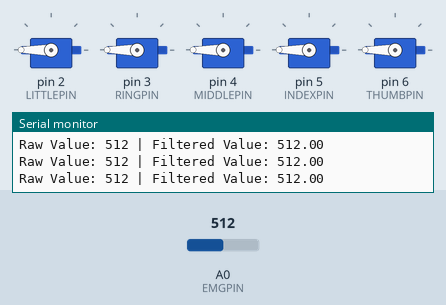
The sketch below on a simulated Arduino Uno, built with avr-gcc and run on an emulated ATmega328P. Shown: 5 × servo, the last lines printed to the serial monitor. The inputs (shaded band) are chosen by the test bench; at power-on: A0 (EMGPIN) = 512.

Above: at 1.2 s.
1.3 s: A0 (EMGPIN) set to 19
4.3 s: A0 (EMGPIN) set to 15
6.0 s: A0 (EMGPIN) set to 329
9.0 s: A0 (EMGPIN) set to 363
At 10.7 s:
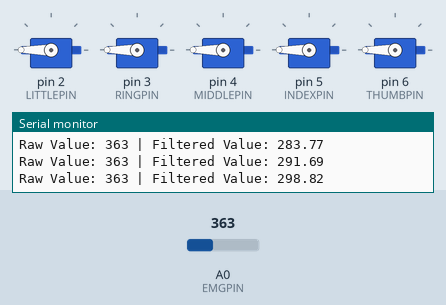
11.0 s: A0 (EMGPIN) set to 277
14.0 s: A0 (EMGPIN) set to 262
At 16.0 s:
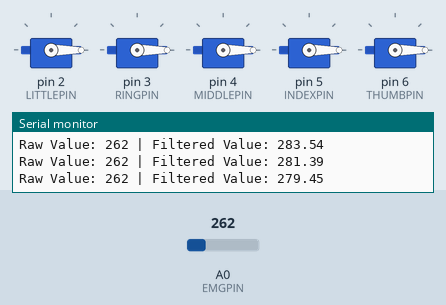
Timing chart, 0 to 17.5 s (numbered marks = the images above; inputs shaded):
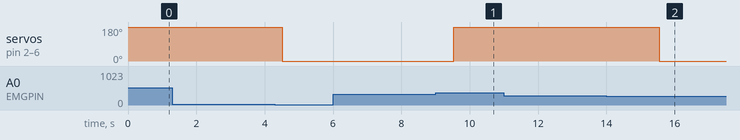

Measured:
- the behaviour switches between 263 and 262 on A0 (EMGPIN) (found by bisection; images 1 and 2)
- after the input at 9.0 s, servo on pin 2 (LITTLEPIN), servo on pin 3 (RINGPIN), servo on pin 4 (MIDDLEPIN), servo on pin 5 (INDEXPIN), servo on pin 6 (THUMBPIN): 0° → 180° after 0.53 s instead of 1.0 s
- after the input at 14.0 s, servo on pin 2 (LITTLEPIN), servo on pin 3 (RINGPIN), servo on pin 4 (MIDDLEPIN), servo on pin 5 (INDEXPIN), servo on pin 6 (THUMBPIN): 180° → 0° after 1.5 s

The sketch:

prosthetic_hand.ino
```cpp
#include <Servo.h>

#define THRESHOLD 280 // Threshold to determine hand state (open/close)
#define EMGPIN A0 // Analog pin connected to Muscle Sensor (use A0 for analog input)

// Digital pins for servo motors
#define LITTLEPIN 2
#define RINGPIN 3
#define MIDDLEPIN 4
#define INDEXPIN 5
#define THUMBPIN 6

// Constants for finger identification
#define LITTLE 1
#define RING 2
#define MIDDLE 3
#define INDEX 4
#define THUMB 5

// Servo objects for fingers
Servo servoLittleFinger;
Servo servoRingFinger;
Servo servoMiddleFinger;
Servo servoIndexFinger;
Servo servoThumbFinger;

int finger; // Used for loop iterations

// Low-pass filter variables
float filteredValue = 0;  // Filtered EMG value
float alpha = 0.1;        // Smoothing factor (adjust for responsiveness vs smoothness)

// Open hand by moving all fingers
void openhand() {
  for (finger = 1; finger < 6; finger++) {
    openFinger(finger);
  }
}

// Close hand by moving all fingers
void closehand() {
  for (finger = 1; finger < 6; finger++) {
    closeFinger(finger);
  }
}

// Open individual fingers
void openFinger(int finger) {
  if (finger == LITTLE) {
    servoLittleFinger.write(0);
  } else if (finger == RING) {
    servoRingFinger.write(0);
  } else if (finger == MIDDLE) {
    servoMiddleFinger.write(0);
  } else if (finger == INDEX) {
    servoIndexFinger.write(0);
  } else if (finger == THUMB) {
    servoThumbFinger.write(0);
  }
}

// Close individual fingers
void closeFinger(int finger) {
  if (finger == LITTLE) {
    servoLittleFinger.write(180);
  } else if (finger == RING) {
    servoRingFinger.write(180);
  } else if (finger == MIDDLE) {
    servoMiddleFinger.write(180);
  } else if (finger == INDEX) {
    servoIndexFinger.write(180);
  } else if (finger == THUMB) {
    servoThumbFinger.write(180);
  }
}

void setup() {
  Serial.begin(115200); // Set baud rate for serial monitor

  // Attach servos to corresponding pins
  servoLittleFinger.attach(LITTLEPIN);
  servoRingFinger.attach(RINGPIN);
  servoMiddleFinger.attach(MIDDLEPIN);
  servoIndexFinger.attach(INDEXPIN);
  servoThumbFinger.attach(THUMBPIN);

  // Initialize the filtered value with the first sensor reading
  filteredValue = analogRead(EMGPIN);
}

void loop() {
  int rawValue = analogRead(EMGPIN); // Read raw value from EMG sensor

  // Apply low-pass filter
  filteredValue = alpha * rawValue + (1 - alpha) * filteredValue;

  // Determine hand state based on threshold
  if (filteredValue > THRESHOLD) {
    closehand();
  } else {
    openhand();
  }

  // Print raw and filtered sensor values to serial monitor
  Serial.print("Raw Value: ");
  Serial.print(rawValue);
  Serial.print(" | Filtered Value: ");
  Serial.println(filteredValue);

  delay(500); // Add delay to stabilize readings
}
```
